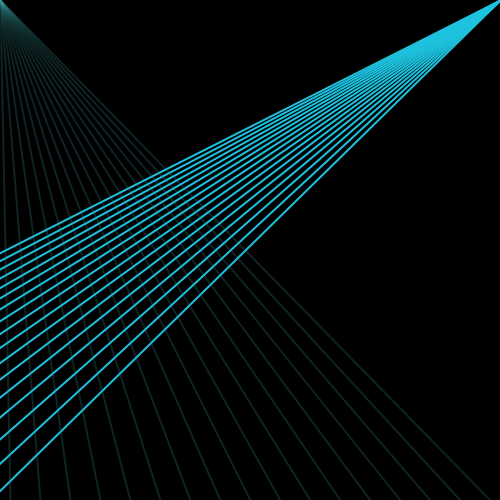
Frame 1 (no input)
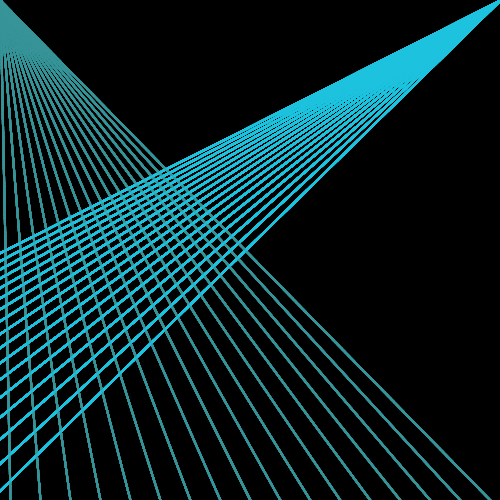
Frame 60 (the mouse pressed at the canvas centre just before this capture)
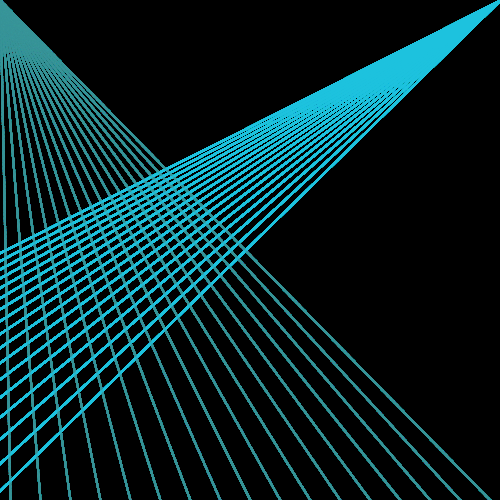
Frame 120 (the mouse held since frame 60 and released just before this capture)

The Processing sketch that drew these frames (run headless with seeded random() and noise(); from frame 60 on, the mouse is pressed at the canvas centre):

// Processing sketch: processing_167104
// ── processing_167104.pde

void setup(){
  size (500, 500);
  background (0);
}


void draw(){
  strokeWeight(2);
  stroke(29, 194, 222);
  for (int a= 10; a<height; a+=30){
  line(width, 0, -a,height);
  }
  stroke(4);
  stroke(55, 150, 155, 60);
  for (int a= 10; a<height; a+=30){
  line(0, 0, a, width);
}
}
